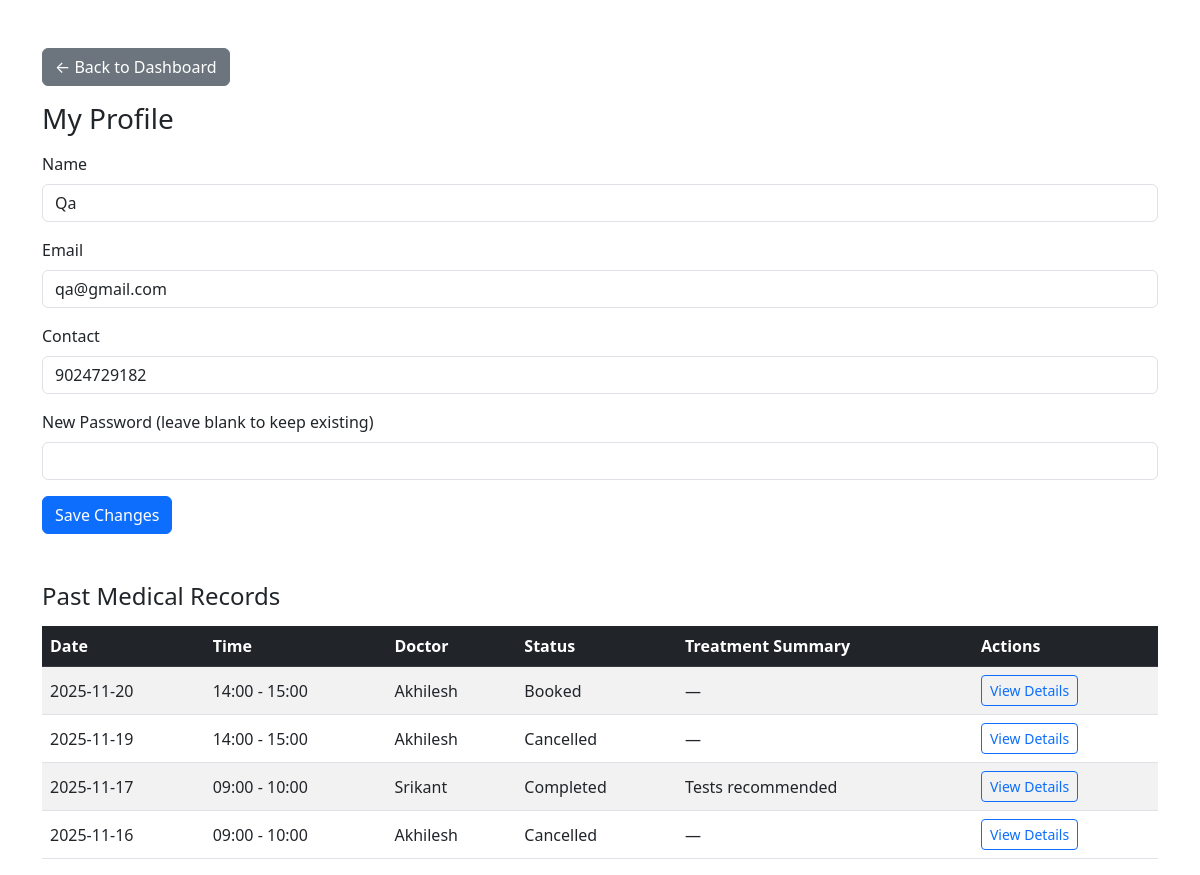
The app's page /patient/profile (signed in) with its own data.
### models.py (models this page shows, shortened)
class Patient(db.Model):
    id = db.Column(db.Integer, primary_key=True)
    name = db.Column(db.String(100), nullable=False, index=True)
    email = db.Column(db.String(100), unique=True, nullable=False, index=True)
    contact = db.Column(db.String(20), nullable=True)
    password = db.Column(db.String(200), nullable=False)
    is_active = db.Column(db.Boolean, default=True, nullable=False)
    created_at = db.Column(db.DateTime, default=datetime.utcnow)
    appointments = db.relationship('Appointment', backref='patient', lazy=True)

class Appointment(db.Model):
    id = db.Column(db.Integer, primary_key=True)
    doctor_id = db.Column(db.Integer, db.ForeignKey('doctor.id'), nullable=False, index=True)
    patient_id = db.Column(db.Integer, db.ForeignKey('patient.id'), nullable=False, index=True)
    date = db.Column(db.Date, nullable=False, index=True)
    start_time = db.Column(db.Time, nullable=False)
    end_time = db.Column(db.Time, nullable=False)
    status = db.Column(db.String(20), default='Booked', nullable=False, index=True)
    created_at = db.Column(db.DateTime, default=datetime.utcnow)
    treatment = db.relationship('Treatment', backref='appointment', uselist=False, cascade="all, delete-orphan")

class Doctor(db.Model):
    id = db.Column(db.Integer, primary_key=True)
    name = db.Column(db.String(100), nullable=False, index=True)
    specialization_id = db.Column(db.Integer, db.ForeignKey('department.id'), nullable=False)
    availability = db.Column(db.String(500), nullable=True)
    email = db.Column(db.String(100), unique=True, nullable=False, index=True)
    password = db.Column(db.String(200), nullable=False)
    contact = db.Column(db.String(20), nullable=True)
    is_active = db.Column(db.Boolean, default=True, nullable=False)   # blacklist / soft-delete
    created_at = db.Column(db.DateTime, default=datetime.utcnow)
    appointments = db.relationship('Appointment', backref='doctor', lazy=True)
    avail_slots = db.relationship('DoctorAvailability', backref='doctor', lazy=True, cascade="all, delete-orphan")

class Treatment(db.Model):
    id = db.Column(db.Integer, primary_key=True)
    appointment_id = db.Column(db.Integer, db.ForeignKey('appointment.id'), nullable=False, unique=True)
    diagnosis = db.Column(db.Text, nullable=True)
    prescription = db.Column(db.Text, nullable=True)
    notes = db.Column(db.Text, nullable=True)
    created_at = db.Column(db.DateTime, default=datetime.utcnow)

### app.py (the view, shortened to what this page needs)
@app.route('/patient/profile', methods=['GET', 'POST'])
@patient_required
def patient_profile():
    patient = Patient.query.get_or_404(session.get('patient_id'))
    today = date.today()
    past_appointments = Appointment.query.filter(
        Appointment.patient_id == patient.id,
        Appointment.date < today
    ).order_by(
        Appointment.date.desc(),
        Appointment.start_time.desc()
    ).all()
    return render_template('patient_profile.html', patient=patient, past_appointments=past_appointments)

### app.py (called while the page is built)
def patient_required(func):
    from functools import wraps
    @wraps(func)
    def wrapper(*args, **kwargs):
        if session.get('role') != 'patient':
            flash("Patient login required", "warning")
            return redirect(url_for('login'))
        return func(*args, **kwargs)
    return wrapper

### templates/patient_profile.html (shortened to what this page needs)
<!DOCTYPE html>
<html>
<head>
  <link href="https://cdn.jsdelivr.net/npm/bootstrap@5.3.0/dist/css/bootstrap.min.css" rel="stylesheet">
</head>
<body class="container mt-5">
  <a href="{{ url_for('patient_dashboard') }}" class="btn btn-secondary mb-3">← Back to Dashboard</a>
  <h3>My Profile</h3>
  <form method="POST" class="mt-3">
    <div class="mb-3">
      <label class="form-label">Name</label>
      <input type="text" name="name" class="form-control" value="{{ patient.name }}" required>
    </div>
    <div class="mb-3">
      <label class="form-label">Email</label>
      <input type="email" name="email" class="form-control" value="{{ patient.email }}" required>
    </div>
    <div class="mb-3">
      <label class="form-label">Contact</label>
      <input type="text" name="contact" class="form-control" value="{{ patient.contact or '' }}">
    </div>
    <div class="mb-3">
      <label class="form-label">New Password (leave blank to keep existing)</label>
      <input type="password" name="password" class="form-control">
    </div>
    <button type="submit" class="btn btn-primary">Save Changes</button>
  </form>
  <br><br>
  <h4>Past Medical Records</h4>
  <div class="table-responsive mt-3">
    <table class="table table-striped table-hover align-middle">
      <thead class="table-dark">
        <tr>
          <th>Date</th>
          <th>Time</th>
          <th>Doctor</th>
          <th>Status</th>
          <th>Treatment Summary</th>
          <th>Actions</th>
        </tr>
      </thead>
      <tbody>
        {% for a in past_appointments %}
        <tr>
          <td>{{ a.date.strftime('%Y-%m-%d') }}</td>
          <td>{{ a.start_time.strftime('%H:%M') }} - {{ a.end_time.strftime('%H:%M') }}</td>
          <td>{{ a.doctor.name if a.doctor else 'N/A' }}</td>
          <td>{{ a.status }}</td>
          <td>
            {% if a.treatment %}
              {{ a.treatment.diagnosis[:60] ~ ('...' if a.treatment.diagnosis|length > 60 else '') if a.treatment.diagnosis else '—' }}
            {% else %}
              —
            {% endif %}
          </td>
          <td>
            <a href="{{ url_for('patient_view_appointment', appt_id=a.id) }}"
               class="btn btn-sm btn-outline-primary">
              View Details
            </a>
          </td>
        </tr>
        {% else %}
        <tr>
          <td colspan="6" class="text-center text-muted">
            No past medical records yet.
          </td>
        </tr>
        {% endfor %}
      </tbody>
    </table>
  </div>
</body>
</html>

### records on screen
Patient: name "Qa", email "qa@gmail.com", contact "9024729182"
Appointment: date "2025-11-20", start_time "14:00", end_time "15:00", doctor "Akhilesh", status "Booked"
Appointment: date "2025-11-19", start_time "14:00", end_time "15:00", doctor "Akhilesh", status "Cancelled"
Appointment: date "2025-11-17", start_time "09:00", end_time "10:00", doctor "Srikant", status "Completed", treatment|length "Tests recommended"
Appointment: date "2025-11-16", start_time "09:00", end_time "10:00", doctor "Akhilesh", status "Cancelled"
